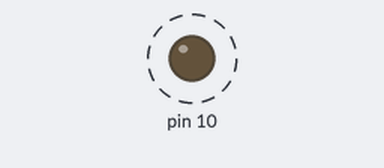
The sketch below on a simulated Arduino Uno, built with avr-gcc and run on an emulated ATmega328P. Parts: output pins drawn as LEDs (lit = HIGH). Dashed ring = blinking.

Above: at 0.7 s.
Timing chart, 0 to 3.0 s (numbered marks = the images above):
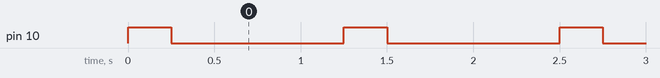

The sketch:

led-yakip-sondurmece.ino
```cpp
/////////////////////////////////////////////////////////////////////////
// Arduino Kodlari #01 - Led Yakip Sondurmece
//
// wizofwor - Nisan 2015
// https://github.com/wizofwor/arduino
//
/////////////////////////////////////////////////////////////////////////

void setup(){
  pinMode(10, OUTPUT); // 10 numaral pininin yönü çıkış olarak ayarlandı.
  }

void loop(){
  digitalWrite(10,HIGH);     // LED yansın
  delay(250);                // 250 ms bekleyelim
  digitalWrite(10,LOW);      // LED'i sondurelim
  delay(1000);               // 100 ms = 1 sn bekleyelim
  }
```

Measured:
- by itself, pin 10: alternates HIGH for 0.25 s and LOW for 1.0 s
